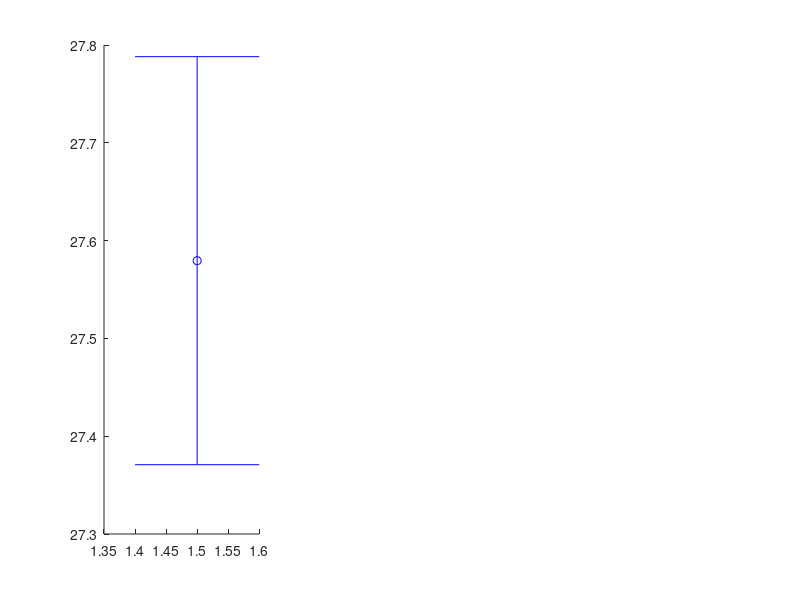

This chart was generated by the following MATLAB code: (Note: this script raises an error after producing the figure.)
clear all; close all;

load('data_exp1a.mat') ;
load('data_exp1b.mat') ;
load('data_exp1c.mat') ;

figure(1)
d = 0.5; ms = 8;

bl_w = 1:50; comp_w = 51:170;
for condition = 1:3
    % grab data
    Mean_subdata_indv = []; MMean_subdata_indv = []; Mean_subdata = []; Mean_comdata = [];
    if condition == 1 % Exp. 1a
        subdata_indv = endpoint_opt(:, bl_w); subdata =  endpoint_opt(:, comp_w); comdata = endpoint_com_opt(:, comp_w);
    elseif condition == 2 % Exp. 1b
        subdata_indv = endpoint_ave(:, bl_w); subdata =  endpoint_ave(:, comp_w); comdata = endpoint_com_ave(:, comp_w);
    elseif condition == 3 % Exp. 1c
        subdata_indv = endpoint_indv(:, bl_w); subdata =  endpoint_indv(:, comp_w);
    end
    [N T] = size(subdata) ; B = T/10;
    
    % average endpoint in each block
    for i = 1:B
        if i <= 5
            Mean_subdata_indv(:, i) = mean(subdata_indv(:, i*10-9:i*10)')' ;
        end
        Mean_subdata(:, i) = mean(subdata(:, i*10-9:i*10)')' ;
        Mean_comdata(:, i) = mean(comdata(:, i*10-9:i*10)')' ;
    end
    MMean_subdata_indv = mean(Mean_subdata_indv')';
    
    % plot data
    if condition == 1 % Exp. 1a
        subplot(1,3,condition)
        errorbar(1.5, mean(MMean_subdata_indv)/10, std(MMean_subdata_indv/10)/sqrt(N), 'bo', 'MarkerFaceColor', 'w', 'linewidth', 1, 'MarkerSize', ms) ; hold on
        seshade(Mean_subdata(:,1:B)/10, d, 'b', 'b-', 3:B+2) ;
        seshade(Mean_comdata(:,1:B)/10, d, 'r', 'r-', 3:B+2) ;        
    elseif condition == 2 % Exp. 1b
        subplot(1,3,condition)
        errorbar(1.5, mean(MMean_subdata_indv)/10, std(MMean_subdata_indv/10)/sqrt(N), 'bo', 'MarkerFaceColor', 'w', 'linewidth', 1, 'MarkerSize', ms) ; hold on
        seshade(Mean_subdata(:,1:B)/10, d, 'b', 'b-', 3:B+2) ;
        seshade(Mean_comdata(:,1:B)/10, d, 'r', 'r-', 3:B+2) ;        
    elseif condition == 3 % Exp. 1c
        subplot(1,3,condition)
        errorbar(1.5, mean(MMean_subdata_indv)/10, std(MMean_subdata_indv/10)/sqrt(N), 'bo', 'MarkerFaceColor', 'w', 'linewidth', 1, 'MarkerSize', ms) ; hold on
        seshade(Mean_subdata(:,1:B)/10, d, 'b', 'b-', 3:B+2) ;
    end
    xlim([0 15]); ylim([25 29]); yticks(25:1:29); 
    xticks([1.5, 3, 6, 10, 14]); xticklabels(char('BL','1', '4', '8', '12'));
    xlabel('Blocks'); ylabel('Aim point [cm]');
    set(gca, 'Fontname', 'Arial Regular', 'Fontsize', 10, 'linewidth', 1);
    
end

figure(1)
pos(3) = 1000; pos(4) = 300;
set(gcf, 'Position', pos);







